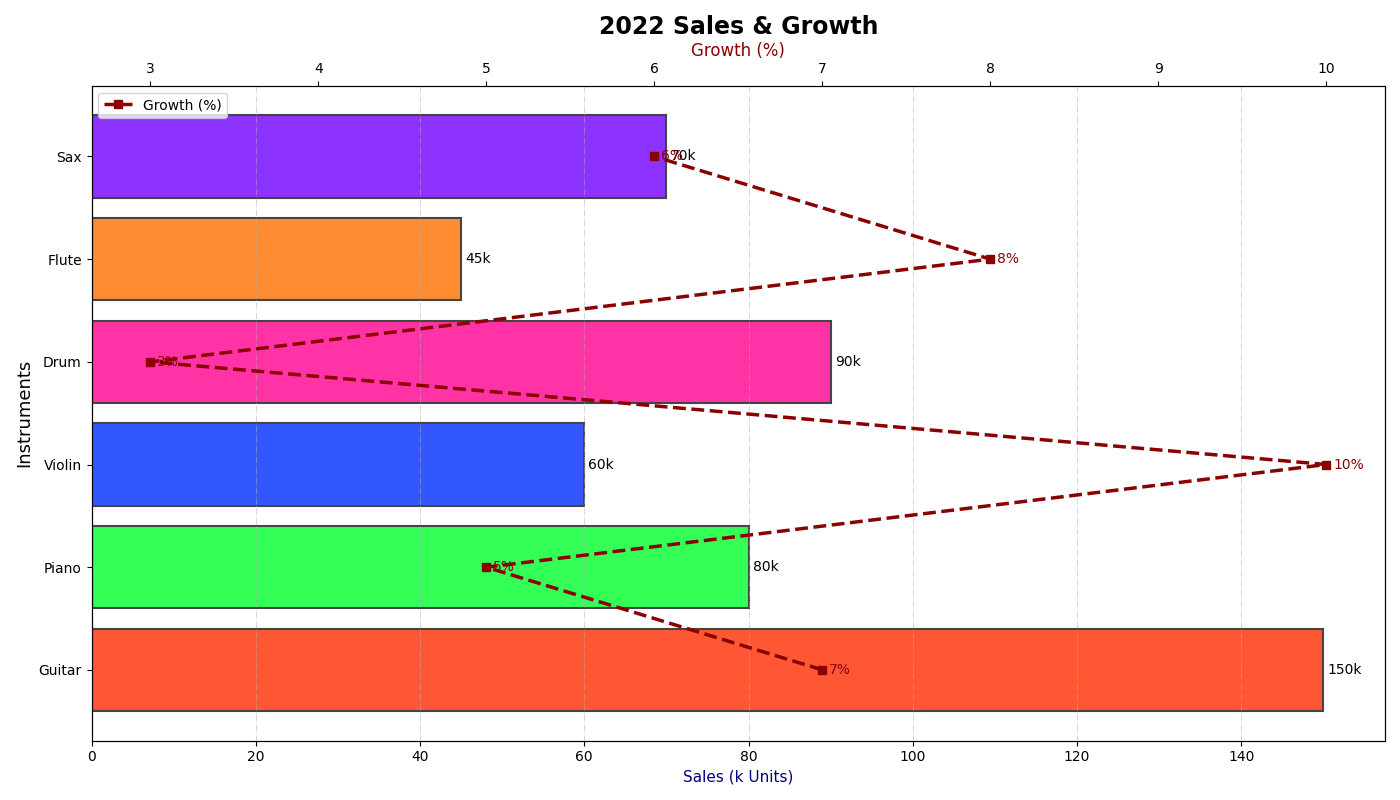

Write the Python code that produced this figure.
import matplotlib.pyplot as plt

instruments = ['Guitar', 'Piano', 'Violin', 'Drum', 'Flute', 'Sax']
sales = [150, 80, 60, 90, 45, 70]
growth_rates = [7, 5, 10, 3, 8, 6]

fig, ax1 = plt.subplots(figsize=(14, 8))

bar_colors = ['#ff5733', '#33ff57', '#3357ff', '#ff33a6', '#ff8c33', '#8c33ff']
bars = ax1.barh(instruments, sales, color=bar_colors, edgecolor='#444', label='Sales (Thousands)', linewidth=1.5)
ax1.set_ylabel('Instruments', fontsize=13)
ax1.set_xlabel('Sales (k Units)', fontsize=11, color='navy')
ax1.set_title('2022 Sales & Growth', fontsize=17, fontweight='bold')
ax1.xaxis.grid(True, linestyle='-.', linewidth=0.7, alpha=0.5)

for bar in bars:
    width = bar.get_width()
    ax1.annotate(f'{width}k', xy=(width, bar.get_y() + bar.get_height() / 2),
                 xytext=(3, 0), textcoords="offset points", ha='left', va='center', fontsize=10)

ax2 = ax1.twiny()
ax2.plot(growth_rates, instruments, color='darkred', marker='s', linestyle='--', linewidth=2.5, label='Growth (%)')
ax2.set_xlabel('Growth (%)', fontsize=12, color='darkred')

for i, rate in enumerate(growth_rates):
    ax2.annotate(f'{rate}%', xy=(rate, i),
                 xytext=(5, 0), textcoords="offset points", ha='left', va='center', fontsize=10, color='darkred')

lines, labels = ax2.get_legend_handles_labels()
ax2.legend(lines, labels, loc='upper left', fontsize=10)

fig.tight_layout()
plt.show()
